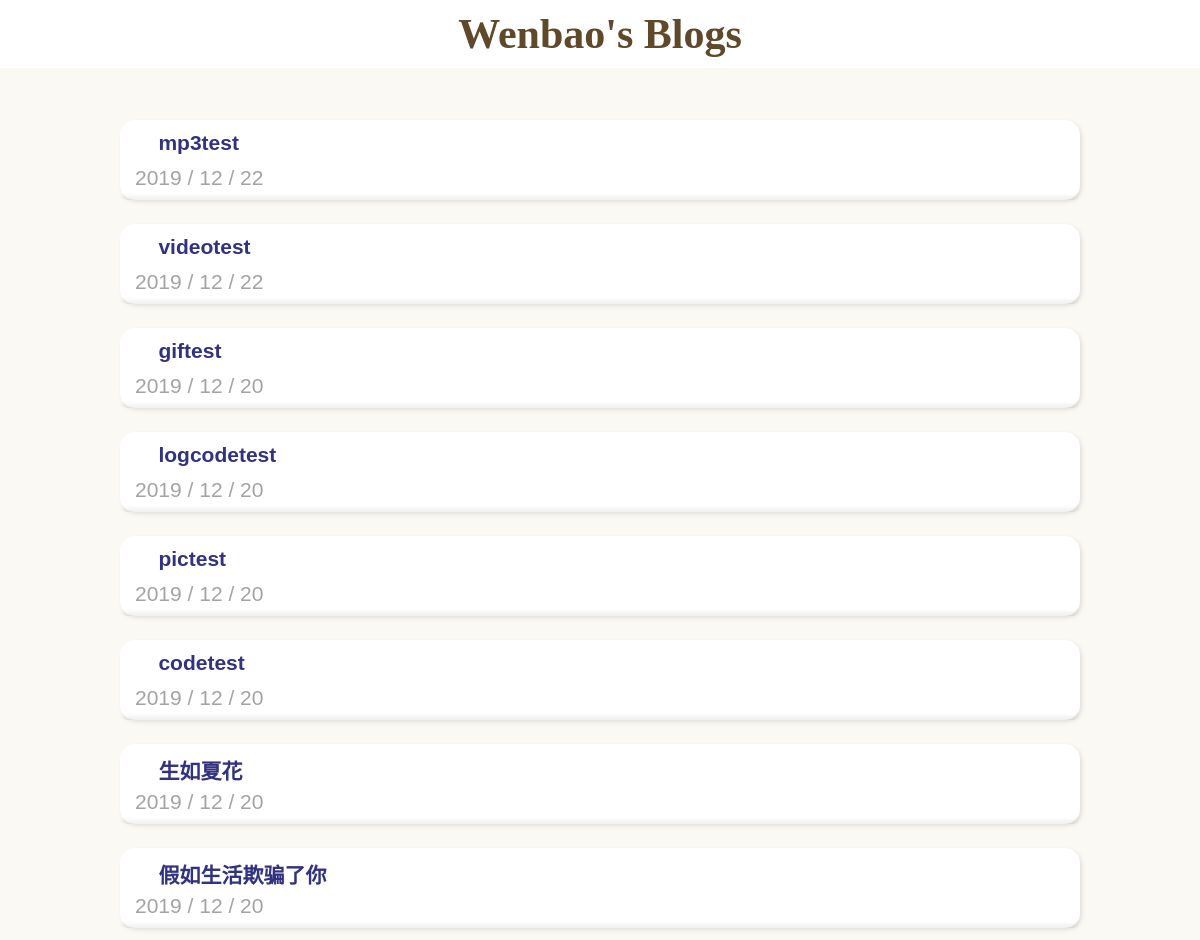
The app's page /myblog/, older data.
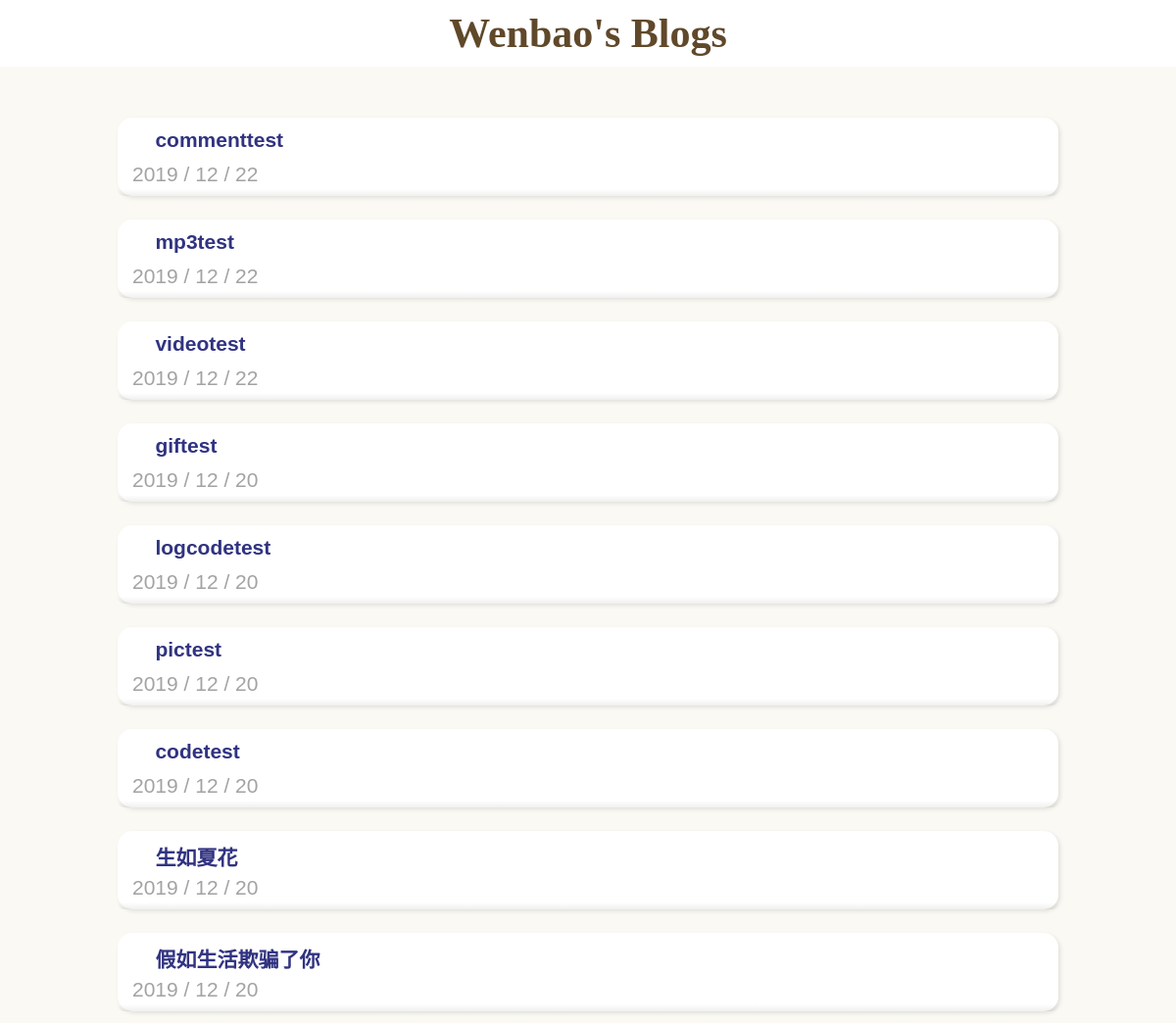
The same page, newer data.
### blog/models.py (models this page shows, shortened)
class Post(models.Model):
    title = models.CharField(max_length=100)
    content = MDTextField()
    created_at = models.DateTimeField(default = timezone.now)
    modified_at = models.DateTimeField(auto_now_add = True)
    status = models.CharField(max_length=1, choices=STATUS_CHOICES, default='p')

### blog/views.py (the view)
# urls.py: 2. Add a URL to urlpatterns:  path('', views.home, name='home')
def home(request):
    post_list = Post.objects.filter(status = 'p').order_by('-created_at')
    return render(request, 'home.html', {'post_list':post_list})

### templates/home.html (shortened to what this page needs)
{% load i18n static %}<!doctype html>
<html lang="en">
<head>
    <link href="{% static "blog/css/style.css" %}" rel="stylesheet" type="text/css">
</head>
<body>
    <div class="header">
        <h1 class="site-title text-center"><a href="/myblog/">Wenbao's Blogs</a></h1>
    </div>
    <div class="container">
        {% for post in post_list %}
            <div class="post-wrapper">
                <div class="post">
                    <div class="post-heading" onclick=window.location.href="{% url 'post_detail' title=post.title %}">
                        <h1 class="title">{{ post.title }}</h1>
                        <div class="date">{{ post.created_at|date:"Y / m / d" }}</div>
                    </div>
                </div>
            </div>
        {% endfor %}
    </div>
</body>
</html>

Row changes from the older to the newer data that the page shows:
added Post: title "commenttest", created_at "2019 / 12 / 22"
